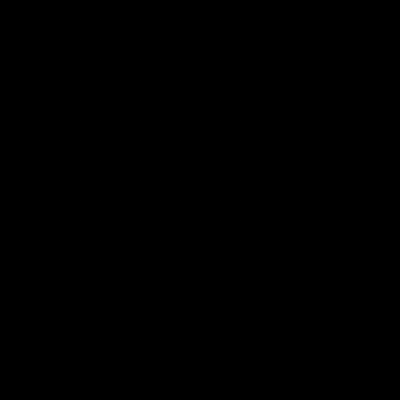
Frame 1 (no input)
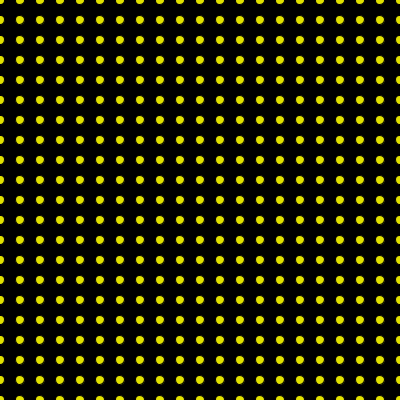
Frame 60 (the mouse pressed at the canvas centre just before this capture)
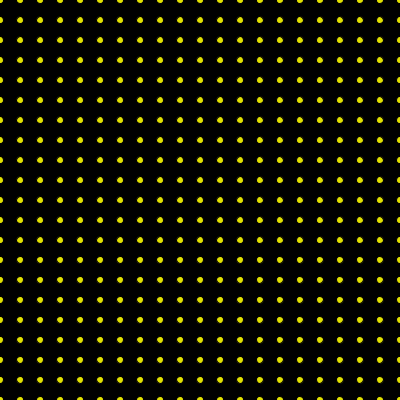
Frame 120 (the mouse held since frame 60 and released just before this capture)

The Processing sketch that drew these frames (run headless with seeded random() and noise(); from frame 60 on, the mouse is pressed at the canvas centre):

// Processing sketch: processing_119856
// ── processing_119856.pde

int i;
int j;
float k;
int direction;
float dia;
void setup()
{
  size(400,400);
}
void draw()
{
 
 background(0);
  if  (k>10) {
  direction = 0;
  }
  if (k<0) {
    direction=1;
  }
  if (direction==1){
    k=k+0.8;
    
  } else{
      k=k-0.3;
    }
    fill(225,225,0);
for(j=0;j<50;j++)
{
for(i=0;i<80;i++)
{
  dia=random(1,10);
  ellipse(i*20,j*20,k,k); 
}
}
}
